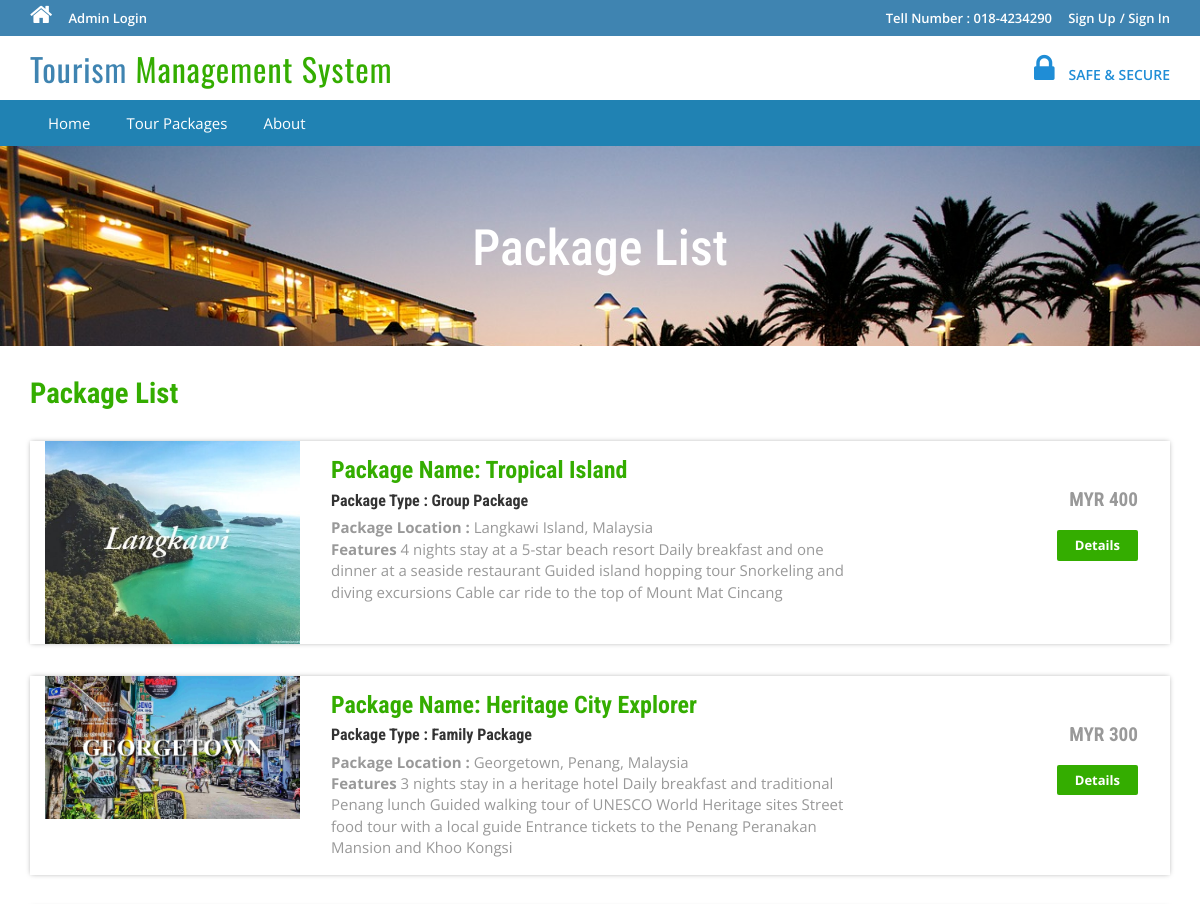
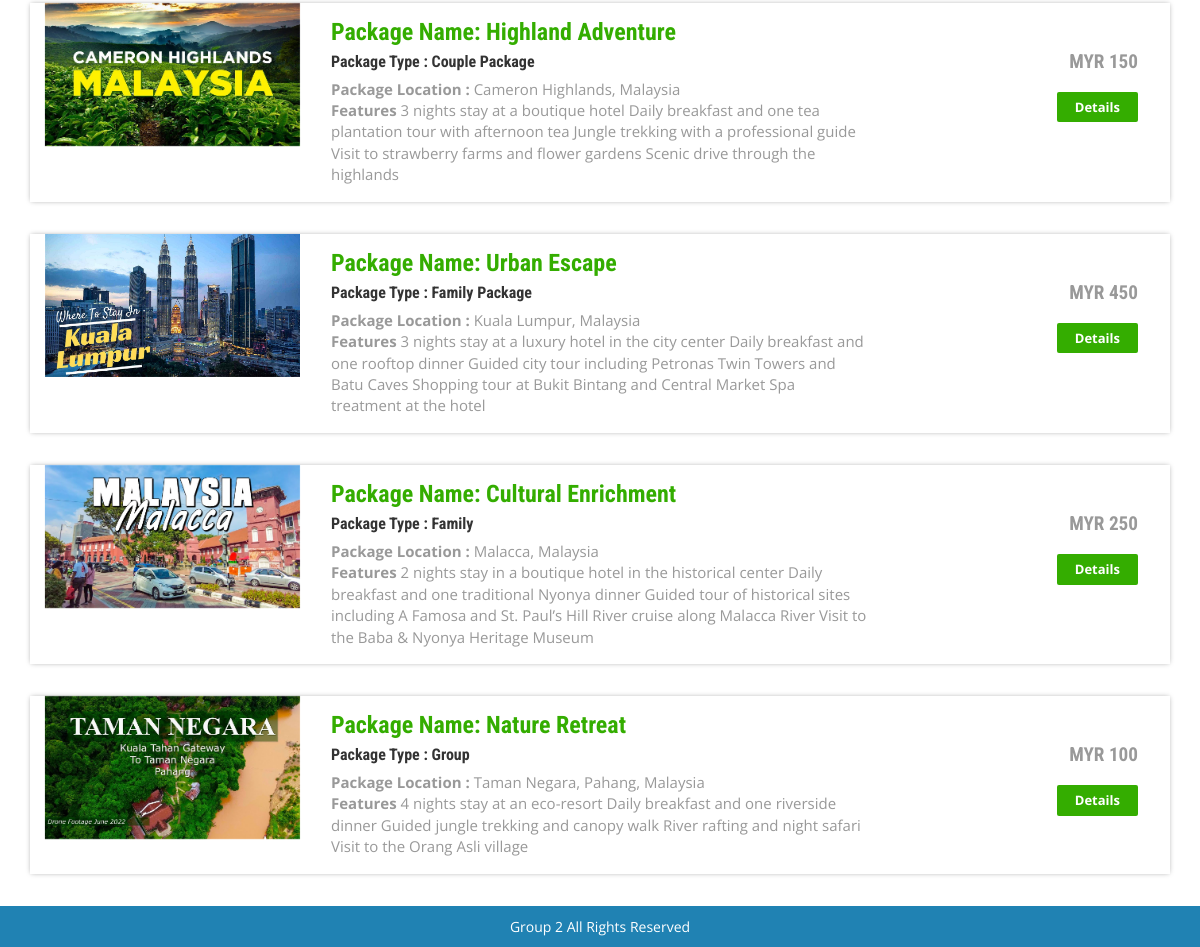
The app's page /package-list.php with its own data (2 pictures, top to bottom).
### tables this page shows
CREATE TABLE `tbltourpackages` (
  `PackageId` int(11) NOT NULL,
  `PackageName` varchar(200) DEFAULT NULL,
  `PackageType` varchar(150) DEFAULT NULL,
  `PackageLocation` varchar(100) DEFAULT NULL,
  `PackagePrice` int(11) DEFAULT NULL,
  `PackageFetures` varchar(255) DEFAULT NULL,
  `PackageDetails` mediumtext DEFAULT NULL,
  `PackageImage` varchar(100) DEFAULT NULL,
  `Creationdate` timestamp NULL DEFAULT current_timestamp(),
  `UpdationDate` timestamp NULL DEFAULT NULL ON UPDATE current_timestamp()
);

### package-list.php (the view, shortened to what this page needs)
<?php
include('includes/config.php');
?>
<!DOCTYPE HTML>
<html>
<head>
<link href="css/bootstrap.css" rel='stylesheet' type='text/css' />
<link href="css/style.css" rel='stylesheet' type='text/css' />
<link href="css/font-awesome.css" rel="stylesheet">
<link href="css/animate.css" rel="stylesheet" type="text/css" media="all">
</head>
<body>
<?php include('includes/header.php');?>
<div class="banner-3">
	<div class="container">
		<h1 class="wow zoomIn animated animated" data-wow-delay=".5s" style="visibility: visible; animation-delay: 0.5s; animation-name: zoomIn;">Package List</h1>
	</div>
</div>
<div class="rooms">
	<div class="container">
		<div class="room-bottom">
			<h3>Package List</h3>
<?php $sql = "SELECT * from tbltourpackages";
$query = $dbh->prepare($sql);
$query->execute();
$results=$query->fetchAll(PDO::FETCH_OBJ);
if($query->rowCount() > 0)
{
foreach($results as $result)
{	?>
			<div class="rom-btm">
				<div class="col-md-3 room-left wow fadeInLeft animated" data-wow-delay=".5s">
					<img src="admin/pacakgeimages/<?php echo htmlentities($result->PackageImage);?>" class="img-responsive" alt="">
				</div>
				<div class="col-md-6 room-midle wow fadeInUp animated" data-wow-delay=".5s">
					<h4>Package Name: <?php echo htmlentities($result->PackageName);?></h4>
					<h6>Package Type : <?php echo htmlentities($result->PackageType);?></h6>
					<p><b>Package Location :</b> <?php echo htmlentities($result->PackageLocation);?></p>
					<p><b>Features</b> <?php echo htmlentities($result->PackageFetures);?></p>
				</div>
				<div class="col-md-3 room-right wow fadeInRight animated" data-wow-delay=".5s">
					<h5>MYR <?php echo htmlentities($result->PackagePrice);?></h5>
					<a href="package-details.php?pkgid=<?php echo htmlentities($result->PackageId);?>" class="view">Details</a>
				</div>
				<div class="clearfix"></div>
			</div>
<?php }} ?>
		</div>
	</div>
</div>
<?php include('includes/footer.php');?>
</body>
</html>

### includes/header.php (shortened to what this page needs)
<?php if($_SESSION['login'])
{?>
<div class="top-header">
	<div class="container">
		<ul class="tp-hd-lft wow fadeInLeft animated" data-wow-delay=".5s">
			<li class="hm"><a href="index.html"><i class="fa fa-home"></i></a></li>
			<li class="prnt"><a href="profile.php">My Profile</a></li>
				<li class="prnt"><a href="change-password.php">Change Password</a></li>
			<li class="prnt"><a href="tour-history.php">My Tour History</a></li>
			<li class="prnt"><a href="issuetickets.php">Raised Tickets</a></li>
		</ul>
		<ul class="tp-hd-rgt wow fadeInRight animated" data-wow-delay=".5s">
			<li class="tol">Welcome :</li>
			<li class="sig"><?php echo htmlentities($_SESSION['login']);?></li>
			<li class="sigi"><a href="logout.php" >/ Logout</a></li>
        </ul>
		<div class="clearfix"></div>
	</div>
</div><?php } else {?>
<div class="top-header">
	<div class="container">
		<ul class="tp-hd-lft wow fadeInLeft animated" data-wow-delay=".5s">
			<li class="hm"><a href="index.php"><i class="fa fa-home"></i></a></li>
				<li class="hm"><a href="admin/index.php">Admin Login</a></li>
		</ul>
		<ul class="tp-hd-rgt wow fadeInRight animated" data-wow-delay=".5s">
			<li class="tol">Tell Number : 018-4234290</li>
			<li class="sig"><a href="#" data-toggle="modal" data-target="#myModal" >Sign Up</a></li>
			<li class="sigi"><a href="#" data-toggle="modal" data-target="#myModal4" >/ Sign In</a></li>
        </ul>
		<div class="clearfix"></div>
	</div>
</div>
<?php }?>
<div class="header">
	<div class="container">
		<div class="logo wow fadeInDown animated" data-wow-delay=".5s">
			<a href="index.php">Tourism <span>Management System</span></a>
		</div>
		<div class="lock fadeInDown animated" data-wow-delay=".5s">
			<li><i class="fa fa-lock"></i></li>
            <li><div class="securetxt">SAFE &amp; SECURE </div></li>
		</div>
		<div class="clearfix"></div>
	</div>
</div>
<div class="footer-btm wow fadeInLeft animated" data-wow-delay=".5s">
	<div class="container">
	<div class="navigation">
			<nav class="navbar navbar-default">
				<div class="collapse navbar-collapse nav-wil" id="bs-example-navbar-collapse-1">
					<nav class="cl-effect-1">
						<ul class="nav navbar-nav">
							<li><a href="index.php">Home</a></li>
								<li><a href="package-list.php">Tour Packages</a></li>
								<li><a href="page.php?type=aboutus">About</a></li>
								<div class="clearfix"></div>
						</ul>
					</nav>
				</div>
			</nav>
		</div>
	</div>
</div>

### includes/footer.php
<div class="copy-right">
	<div class="container">
		<p class="wow zoomIn animated animated" data-wow-delay=".5s" style="visibility: visible; animation-delay: 0.5s; animation-name: zoomIn;"> Group 2 All Rights Reserved </p>
	</div>
</div>

### css/style.css (style rules this page uses)
html, body { font-size: 100%; background: #fff; font-family: 'Open Sans', sans-serif; }
body a,.grid_1,plan_1,plan_1.one,plan_1.two,i.icon1, i.icon2, i.icon3, i.icon4, i.icon5, i.icon6 { transition:0.5s all; -webkit-transition:0.5s all; -moz-transition:0.5s all; -o-transition:0.5s all; -ms-transition:0.5s all; }
h1,h2,h3,h4,h5,h6 { margin:0; font-family: 'Roboto Condensed', sans-serif; }
p { margin:0; }
ul { margin:0; padding:0; }
.logo a { color: #3F84B1; letter-spacing: 1px; font-size: 2em; font-weight: 400; display: block; text-decoration: none; font-family: 'Oswald', sans-serif; }
.logo span { color:#34ad00; }
i.fa.fa-home { font-size: 24px; }
.top-header { background-color: #3F84B1; border-bottom: 0 none; height: 36px; line-height: 35px; }
ul.tp-hd-lft { float: left; }
ul.tp-hd-lft li { display: inline-block; }
li.hm,li.prnt { margin-right: 12px; }
ul.tp-hd-lft a { font-size: 13px; font-weight: 600; color:#fff; }
ul.tp-hd-rgt { float:right; }
ul.tp-hd-rgt li { display: inline-block; font-size: 13px; font-weight: 600; color:#fff; }
ul.tp-hd-rgt a { font-size: 13px; font-weight: 600; color:#fff; }
li.ned,li.wrt,li.tol { margin-right: 12px; }
.header { background-color: #fff; margin: 0; padding: 10px 0 8px; }
.logo a { display: block; }
.logo { float: left; margin-right: 60px; }
.lock { float: right; margin-top: 7px; }
.securetxt { color: #1f8dd6; line-height: 18px; margin-top: 0px; font-size: 14px; font-weight:600; }
.lock li { display: inline-block; }
i.fa.fa-lock { color:#1f8dd6; font-size: 2em; padding-right: 10px; }
.footer-btm li { display: inline-block; margin: 0 10px; font-size: 14px; color: #fff; }
.footer-btm li a { font-size: 15px; color: #fff; display: inline-block; padding: 5px 8px; }
.footer-btm { background:#2082b3; padding: 0.5em 0; text-align:center; }
.copy-right p { color:#fff; font-size:14px; line-height: 1.8em; }
.copy-right { background:#2082b3; text-align: center; padding: 0.5em 0; }
a.view { padding: 6px 18px; font-weight: 700; color: #fff; background-color: #34ad00; border: 0; font-size: 13px; border-radius: 2px; -webkit-transition: all .2s; -moz-transition: all .2s; transition: all .2s; margin-top: 20px; display: inline-block; }
.banner-3 { background: url(../images/6.jpg)no-repeat; background-size: cover; -webkit-background-size: cover; -o-background-size: cover; -ms-background-size: cover; -moz-background-size: cover; min-height:200px; }
.banner-3 h1 { font-size: 50px; margin-bottom: 40px; padding: 1.5em 0 0; text-align: center; color: #fff; }
.rom-btm { margin-top: 2em; box-shadow: 0px 0px 5px -1px rgba(0, 0, 0, 0.37); }
.room-bottom h3 { font-size: 1.8em; font-weight: 700; color: #34ad00; }
.room-bottom { padding: 2em 0; }
.rom-btm h4 { font-size: 1.5em; font-weight: 700; color: #34ad00; }
.rom-btm p { font-size: 15px; color: #999; }
.rom-btm h6 { font-size: 1em; font-weight: 700; margin: 0.5em 0; }
.room-right { text-align: right; padding: 3em 2em; }
.room-midle { padding: 1em; }
.rom-btm h5 { font-size: 1.2em; font-weight: 700; color: #999; }
.navbar-default { background-color: #2082b3 !important; border-color: #2082b3 !important; }
.navbar { min-height: 0px !important; margin-bottom:0px !important; border-radius:0px !important; border: none !important; }
ul.nav.navbar-nav li a { font-size: 15px ; color: #fff; display: inline-block; padding: 5px 8px; }
.navbar-collapse { padding-right: 0px !important; padding-left: 0px !important; }

### records on screen
tbltourpackages: PackageImage (picture), PackageName "Tropical Island", PackageType "Group Package", PackageLocation "Langkawi Island, Malaysia", PackageFetures "4 nights stay at a 5-star beach resort Daily breakfast and one dinner at a seaside restaurant Guided island hopping tour Snorkeling and diving excursions Cable car ride to the top of Mount Mat Cincang", PackagePrice "400"
tbltourpackages: PackageImage (picture), PackageName "Heritage City Explorer", PackageType "Family Package", PackageLocation "Georgetown, Penang, Malaysia", PackageFetures "3 nights stay in a heritage hotel Daily breakfast and traditional Penang lunch Guided walking tour of UNESCO World Heritage sites Street food tour with a local guide Entrance tickets to the Penang Peranakan Mansion and Khoo Kongsi", PackagePrice "300"
tbltourpackages: PackageImage (picture), PackageName "Highland Adventure", PackageType "Couple Package", PackageLocation "Cameron Highlands, Malaysia", PackageFetures "3 nights stay at a boutique hotel Daily breakfast and one tea plantation tour with afternoon tea Jungle trekking with a professional guide Visit to strawberry farms and flower gardens Scenic drive through the highlands", PackagePrice "150"
tbltourpackages: PackageImage (picture), PackageName "Urban Escape", PackageType "Family Package", PackageLocation "Kuala Lumpur, Malaysia", PackageFetures "3 nights stay at a luxury hotel in the city center Daily breakfast and one rooftop dinner Guided city tour including Petronas Twin Towers and Batu Caves Shopping tour at Bukit Bintang and Central Market Spa treatment at the hotel", PackagePrice "450"
tbltourpackages: PackageImage (picture), PackageName "Cultural Enrichment", PackageType "Family", PackageLocation "Malacca, Malaysia", PackageFetures "2 nights stay in a boutique hotel in the historical center Daily breakfast and one traditional Nyonya dinner Guided tour of historical sites including A Famosa and St. Paul’s Hill River cruise along Malacca River Visit to the Baba & Nyonya Heritage Museum", PackagePrice "250"
tbltourpackages: PackageImage (picture), PackageName "Nature Retreat", PackageType "Group", PackageLocation "Taman Negara, Pahang, Malaysia", PackageFetures "4 nights stay at an eco-resort Daily breakfast and one riverside dinner Guided jungle trekking and canopy walk River rafting and night safari Visit to the Orang Asli village", PackagePrice "100"
